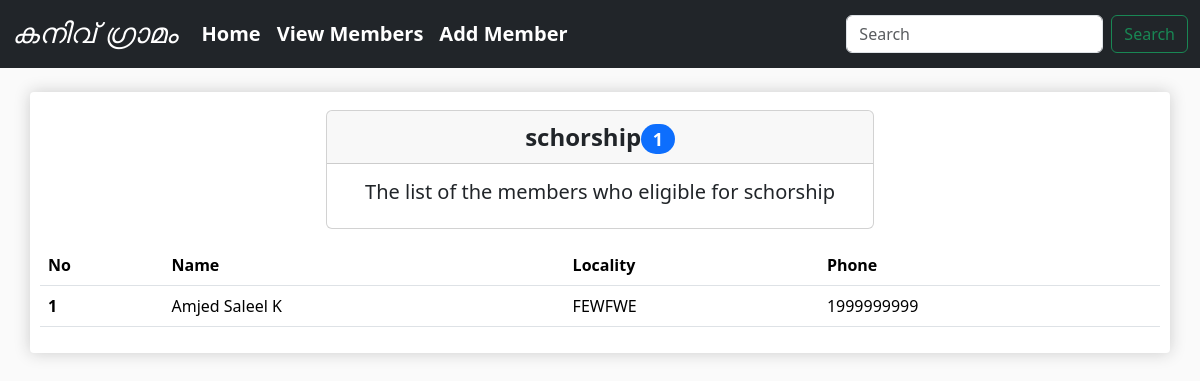
Page /2 on the earlier database version.
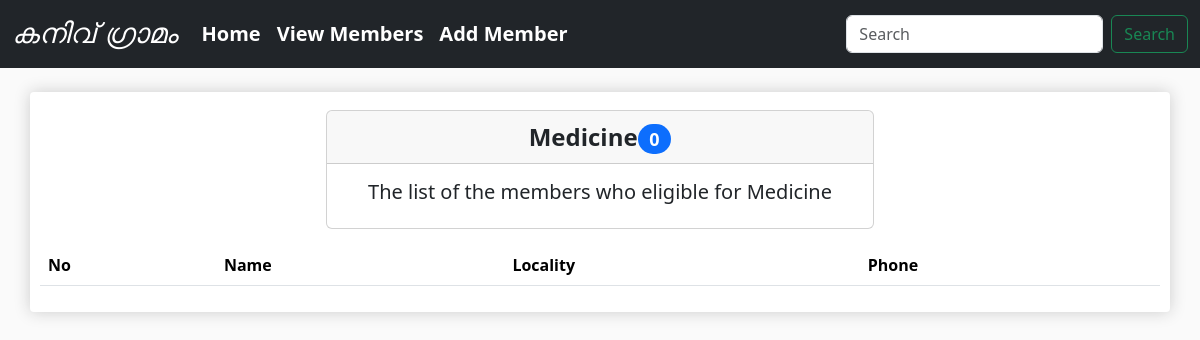
Same page on the later database version.
### charity/models.py (models this page shows, shortened)
class Category(models.Model):
    category = models.CharField(max_length=30)
    def __str__(self):
        return self.category

class Need(models.Model):
    member = models.OneToOneField(Member, on_delete=models.CASCADE,)
    requirement = models.ManyToManyField(Category, blank=True,)

class Member(models.Model):
    ration_card_status = (
        ('APL', 'APL'),
        ('BPL', 'BPL'),
    )
    name = models.CharField(max_length=30, verbose_name='Name')
    age = models.IntegerField(verbose_name='Age')
    phone = models.PositiveIntegerField(help_text='Enter phone number without country code')
    house_name = models.CharField(max_length=50)
    locality = models.CharField(max_length=50)
    pin_code = models.IntegerField()
    ration_card = models.CharField(choices=ration_card_status, max_length=10)
    annual_income = models.IntegerField()
    job = models.CharField(max_length=50)
    remark = models.TextField(max_length=100, help_text='Max 100 letters', blank=True)
    class Meta:
        unique_together = ('name', 'house_name', 'phone')

### charity/views.py (the view)
# urls.py: path('<int:category_id>', views.view_by_category, name='view-by-category'),
def view_by_category(request, category_id):
    category = Category.objects.get(id=category_id)
    needs = Need.objects.filter(requirement=category)
    print(needs)
    context = {
        'requirements': needs,
        'category': category,
        'total_members': needs.count()
    }
    return render(request, 'charity/view-by-category.html', context)

### templates/charity/view-by-category.html
{% extends 'base.html' %}
{% block content %}
    <div class="container bg-white mt-4 box-shadow">
        <div class="row justify-content-center">
            <div class="col-12 col-lg-6">
                <div class="card mb-3 text-center mt-2">
                    <div class="card-header fs-4"><b>{{ category }}<span
                            class="badge rounded-pill bg-primary">{{ total_members }}</span></b></div>
                    <div class="card-body text-dark">
                        <h5 class="card-title">The list of the members who eligible for {{ category }}</h5>
                    </div>
                </div>
            </div>
        </div>
        <div class="row">
            <div class="col-12 col-lg-12">
                <table class="table table-hover">
                    <thead>
                    <tr>
                        <th scope="col">No</th>
                        <th scope="col">Name</th>
                        <th scope="col">Locality</th>
                        <th scope="col">Phone</th>
                    </tr>
                    </thead>
                    <tbody>
                    {% for requirement in requirements %}
                        <tr>
                            <th scope="row">1</th>
                            <td>{{ requirement.member.name }}</td>
                            <td>{{ requirement.member.locality }}</td>
                            <td>{{ requirement.member.phone }}</td>
                        </tr>
                    {% endfor %}
                    </tbody>
                </table>
            </div>
        </div>
    </div>
{% endblock %}

Differences in the rows shown:
removed Need: member.name "Amjed Saleel K", member.locality "FEWFWE", member.phone "1999999999"
changed Category: category "schorship" → "Medicine"
Other differences:
{{ total_members }}: "1" → "0"
